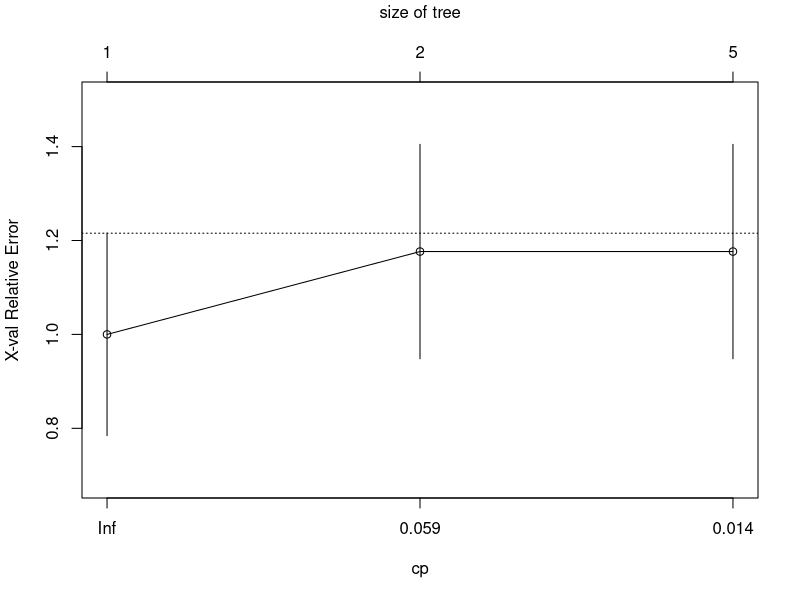
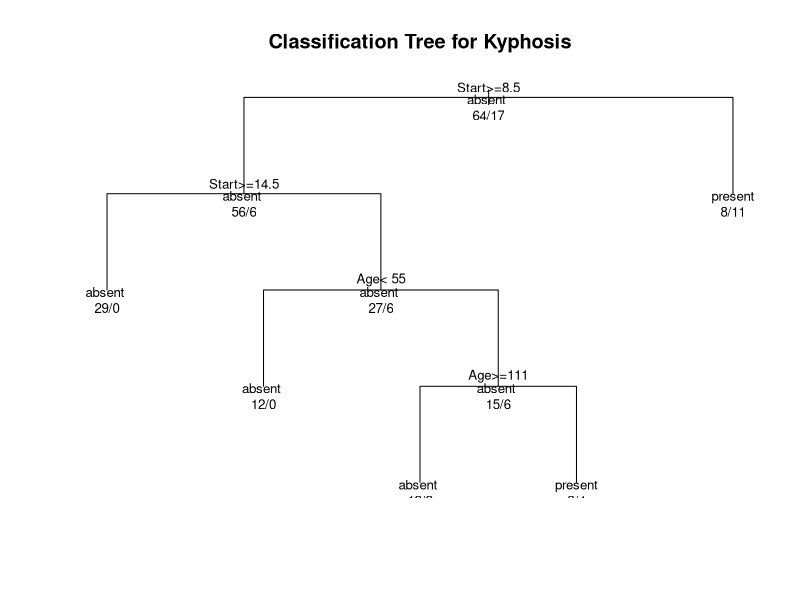
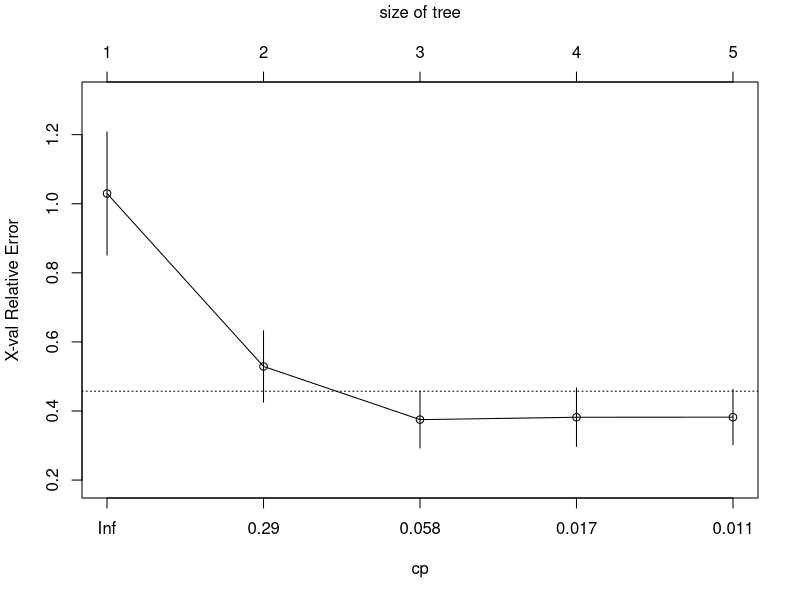
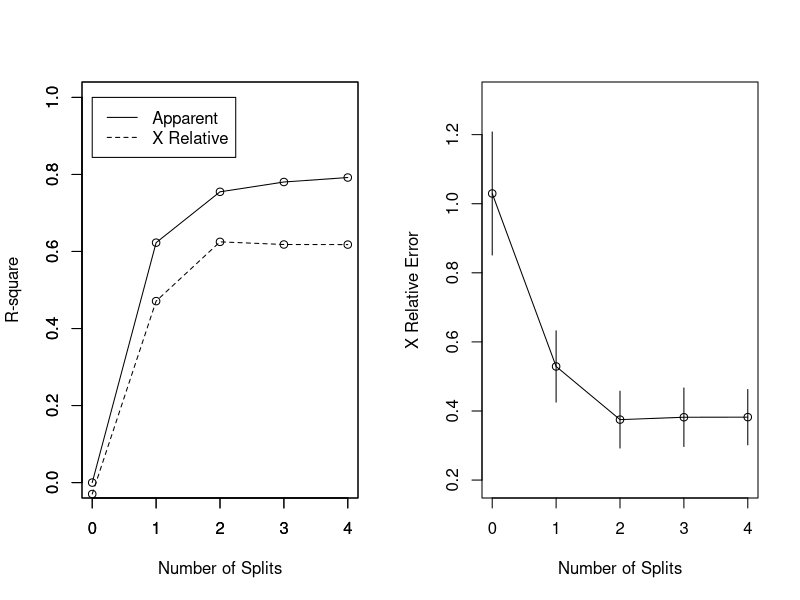
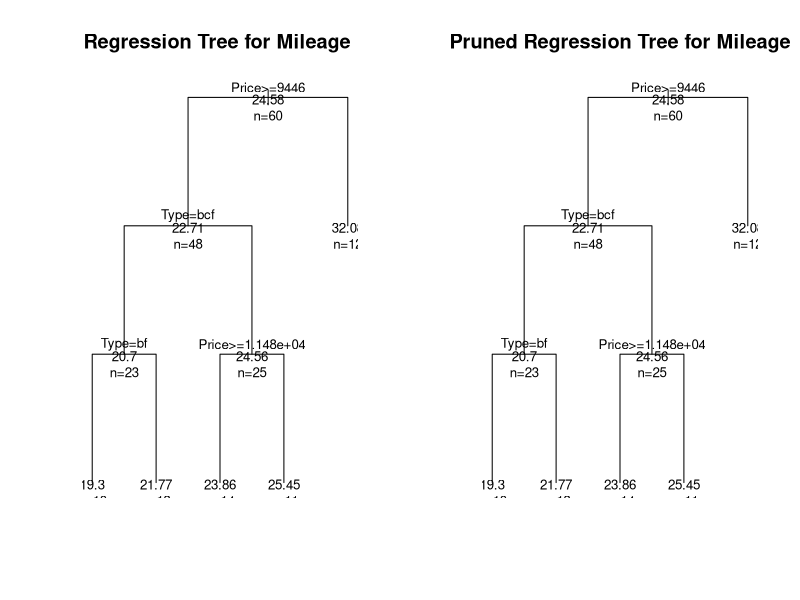

Here is the R script that generated these plots, in order:
## ---- chunk 1
# Classification Tree with rpart
library(rpart)

# grow tree
fit <- rpart(Kyphosis ~ Age + Number + Start,
   method="class", data=kyphosis)

printcp(fit) # display the results
plotcp(fit) # visualize cross-validation results
summary(fit) # detailed summary of splits

# plot tree
plot(fit, uniform=TRUE,
   main="Classification Tree for Kyphosis")
text(fit, use.n=TRUE, all=TRUE, cex=.8)

# create attractive postscript plot of tree
post(fit, title = "Classification Tree for Kyphosis")

# prune the tree
pfit<- prune(fit, cp=fit$cptable[which.min(fit$cptable[,"xerror"]),"CP"])

# plot the pruned tree
#FIXME: pfit is not a tree just a root error
#plot(pfit, uniform=TRUE,
#   main="Pruned Classification Tree for Kyphosis")
#text(pfit, use.n=TRUE, all=TRUE, cex=.8)
#post(pfit, file = "c:/ptree.ps",
#   title = "Pruned Classification Tree for Kyphosis")
## ---- chunk 2
# Regression Tree Example
library(rpart)

# grow tree
fit <- rpart(Mileage~Price + Country + Reliability + Type,
   method="anova", data=cu.summary)

printcp(fit) # display the results
plotcp(fit) # visualize cross-validation results
summary(fit) # detailed summary of splits

# create additional plots
par(mfrow=c(1,2)) # two plots on one page
rsq.rpart(fit) # visualize cross-validation results  

# plot tree
plot(fit, uniform=TRUE,
   main="Regression Tree for Mileage ")
text(fit, use.n=TRUE, all=TRUE, cex=.8)

# create attractive postcript plot of tree
post(fit, file = "tree2.ps",
   title = "Regression Tree for Mileage ")

# prune the tree
pfit<- prune(fit, cp=0.01160389) # from cptable   

# plot the pruned tree
plot(pfit, uniform=TRUE,
   main="Pruned Regression Tree for Mileage")
text(pfit, use.n=TRUE, all=TRUE, cex=.8)
post(pfit, file = "ptree2.ps",
   title = "Pruned Regression Tree for Mileage")
